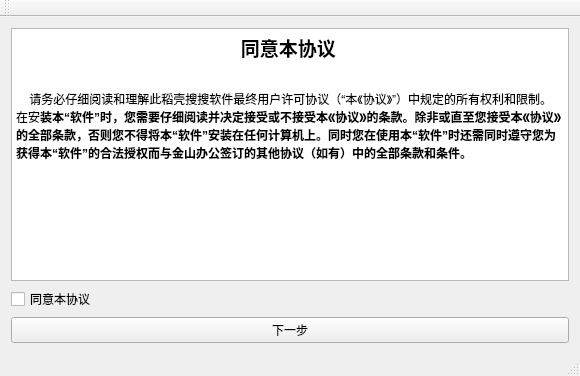
<?xml version="1.0" encoding="UTF-8"?>
<ui version="4.0">
 <class>Test5_1BClass</class>
 <widget class="QMainWindow" name="Test5_1BClass">
  <property name="geometry">
   <rect>
    <x>0</x>
    <y>0</y>
    <width>580</width>
    <height>376</height>
   </rect>
  </property>
  <property name="windowTitle">
   <string>Test5_1B</string>
  </property>
  <widget class="QWidget" name="centralWidget">
   <layout class="QVBoxLayout" name="verticalLayout_2">
    <item>
     <layout class="QVBoxLayout" name="verticalLayout">
      <item>
       <widget class="QTextBrowser" name="textBrowser">
        <property name="html">
         <string>&lt;!DOCTYPE HTML PUBLIC &quot;-//W3C//DTD HTML 4.0//EN&quot; &quot;http://www.w3.org/TR/REC-html40/strict.dtd&quot;&gt;
&lt;html&gt;&lt;head&gt;&lt;meta name=&quot;qrichtext&quot; content=&quot;1&quot; /&gt;&lt;style type=&quot;text/css&quot;&gt;
p, li { white-space: pre-wrap; }
&lt;/style&gt;&lt;/head&gt;&lt;body style=&quot; font-family:'SimSun'; font-size:9pt; font-weight:400; font-style:normal;&quot;&gt;
&lt;p align=&quot;center&quot; style=&quot; margin-top:0px; margin-bottom:0px; margin-left:0px; margin-right:0px; -qt-block-indent:0; text-indent:0px;&quot;&gt;&lt;span style=&quot; font-size:14pt; font-weight:600;&quot;&gt;同意本协议&lt;/span&gt; &lt;/p&gt;
&lt;p style=&quot;-qt-paragraph-type:empty; margin-top:0px; margin-bottom:0px; margin-left:0px; margin-right:0px; -qt-block-indent:0; text-indent:0px;&quot;&gt;&lt;/p&gt;
&lt;p style=&quot;-qt-paragraph-type:empty; margin-top:0px; margin-bottom:0px; margin-left:0px; margin-right:0px; -qt-block-indent:0; text-indent:0px;&quot;&gt;&lt;/p&gt;
&lt;p style=&quot; margin-top:0px; margin-bottom:0px; margin-left:0px; margin-right:0px; -qt-block-indent:0; text-indent:0px;&quot;&gt;    请务必仔细阅读和理解此稻壳搜搜软件最终用户许可协议（“本《协议》”）中规定的所有权利和限制。在安&lt;span style=&quot; font-weight:600;&quot;&gt;装本“软件”时，您需要仔细阅读并决定接受或不接受本《协议》的条款。除非或直至您接受本《协议》的全部条款，否则您不得将本“软件”安装在任何计算机上。同时您在使用本“软件”时还需同时遵守您为获得本“软件”的合法授权而与金山办公签订的其他协议（如有）中的全部条款和条件。&lt;/span&gt;&lt;/p&gt;&lt;/body&gt;&lt;/html&gt;</string>
        </property>
       </widget>
      </item>
      <item>
       <widget class="QCheckBox" name="ChkBxAgreed">
        <property name="text">
         <string>同意本协议</string>
        </property>
       </widget>
      </item>
     </layout>
    </item>
    <item>
     <widget class="QPushButton" name="btnNext">
      <property name="text">
       <string>下一步</string>
      </property>
     </widget>
    </item>
   </layout>
  </widget>
  <widget class="QMenuBar" name="menuBar">
   <property name="geometry">
    <rect>
     <x>0</x>
     <y>0</y>
     <width>580</width>
     <height>21</height>
    </rect>
   </property>
  </widget>
  <widget class="QToolBar" name="mainToolBar">
   <attribute name="toolBarArea">
    <enum>TopToolBarArea</enum>
   </attribute>
   <attribute name="toolBarBreak">
    <bool>false</bool>
   </attribute>
  </widget>
  <widget class="QStatusBar" name="statusBar"/>
 </widget>
 <layoutdefault spacing="6" margin="11"/>
 <resources>
  <include location="test5_1b.qrc"/>
 </resources>
 <connections/>
</ui>
